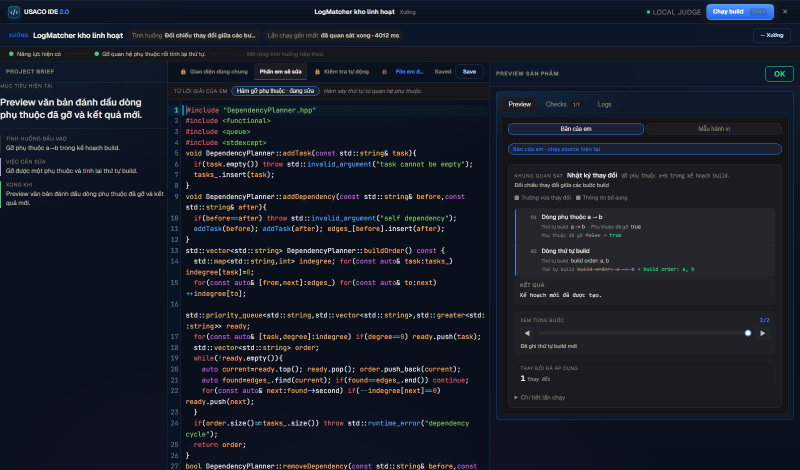
#> input picture frontend/test/e2e/shots/f5-logmatcher-1600.png, 1600 x 940 px (shown at 1/2 size)
$ python ocr_image.py ../../frontend/test/e2e/shots/f5-logmatcher-1600.png
#> lines starting #> are read from the running program, lines starting #| are printed output that depends on the picture
#!/usr/bin/env python
"""Local OCR for an image using Tesseract (pytesseract + Pillow).

Usage:  python ocr_image.py <image_path>
Prints recognized UTF-8 text to stdout. Exits non-zero with a reason on stderr:
  3 = Pillow missing, 4 = pytesseract missing, 5 = Tesseract engine missing,
  1 = other failure.
No AI / network is used — this runs entirely on the local machine.
"""
import sys

if hasattr(sys.stdout, "reconfigure"):
    sys.stdout.reconfigure(encoding="utf-8")
if hasattr(sys.stderr, "reconfigure"):
    sys.stderr.reconfigure(encoding="utf-8")


def _tesseract_in_path(pytesseract_mod):
    import shutil
    return shutil.which(pytesseract_mod.pytesseract.tesseract_cmd) is not None


def main():
    if len(sys.argv) < 2:
        sys.stderr.write("usage: ocr_image.py <image_path>\n")
        sys.exit(2)
    path = sys.argv[1]

    try:
        from PIL import Image, ImageOps, ImageFilter
    except Exception as exc:  # noqa: BLE001
        sys.stderr.write("pillow_not_installed: %s\n" % exc)
        sys.exit(3)
    try:
        import pytesseract
    except Exception as exc:  # noqa: BLE001
        sys.stderr.write("pytesseract_not_installed: %s\n" % exc)
        sys.exit(4)

    # On Windows, pytesseract may not find tesseract even when installed because
    # the PATH change hasn't propagated to this process. Try known install locations.
    if sys.platform == "win32" and not _tesseract_in_path(pytesseract):
        for candidate in [
            r"C:\Program Files\Tesseract-OCR\tesseract.exe",
            r"C:\Program Files (x86)\Tesseract-OCR\tesseract.exe",
        ]:
            import os
            if os.path.isfile(candidate):
                pytesseract.pytesseract.tesseract_cmd = candidate
                break

    try:
        img = Image.open(path)
#> img is the input picture: PIL image 1600x940 RGB; mean R, G, B 23.7, 28.1, 39.6
        # Light preprocessing helps on screenshots: grayscale + autocontrast + upscale small images.
        img = ImageOps.exif_transpose(img).convert("L")
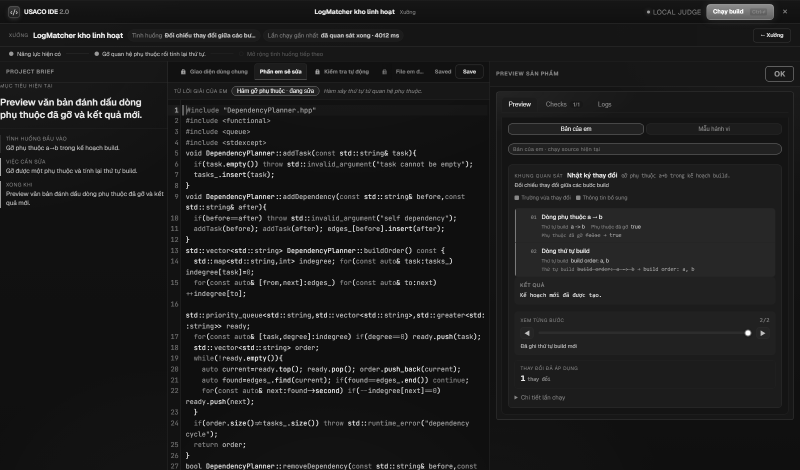
#> img: PIL image 1600x940 L (shown at 1/2 size); min 14, max 255, mean 28.2
        img = ImageOps.autocontrast(img)
        if min(img.size) < 1000:
            scale = max(1, int(1600 / max(1, min(img.size))))
#> scale = 1
            if scale > 1:
                img = img.resize((img.width * scale, img.height * scale), Image.LANCZOS)
        img = img.filter(ImageFilter.SHARPEN)
        # Choose the language from what's actually installed: prefer eng+vie, but
        # only request 'vie' when its traineddata exists (otherwise Tesseract errors).
        # If Vietnamese is missing, warn on stderr (non-fatal) so the backend knows
        # accented text may come out wrong.
        lang = "eng"
        try:
            installed = set(pytesseract.get_languages(config=""))
            langs = [l for l in ("eng", "vie") if l in installed]
            if langs:
                lang = "+".join(langs)
            if "vie" not in installed:
                sys.stderr.write("warn_no_vie: Vietnamese traineddata not installed; accented text may be inaccurate.\n")
        except Exception:  # noqa: BLE001
            lang = "eng+vie"  # best effort; image_to_string falls back below
        try:
            text = pytesseract.image_to_string(img, lang=lang)
        except pytesseract.TesseractError:
            text = pytesseract.image_to_string(img)
        sys.stdout.write(text or "")
    except pytesseract.TesseractNotFoundError as exc:
        sys.stderr.write("tesseract_engine_not_found: %s\n" % exc)
        sys.exit(5)
    except Exception as exc:  # noqa: BLE001
        sys.stderr.write("ocr_failed: %s\n" % exc)
#> (the run stopped early here; a loop or call above may not have finished)

$ run again, on frontend/test/e2e/shots/f5-narrow-1180.png
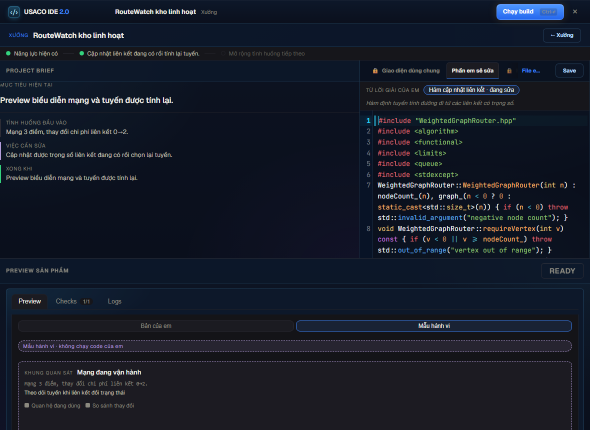
#> input picture frontend/test/e2e/shots/f5-narrow-1180.png, 1180 x 860 px (shown at 1/2 size)
#> in main, img is the input picture: PIL image 1180x860 RGB; mean R, G, B 22.2, 27.5, 40.1
#> in main, `img = ImageOps.exif_transpose(img).convert("L")`:
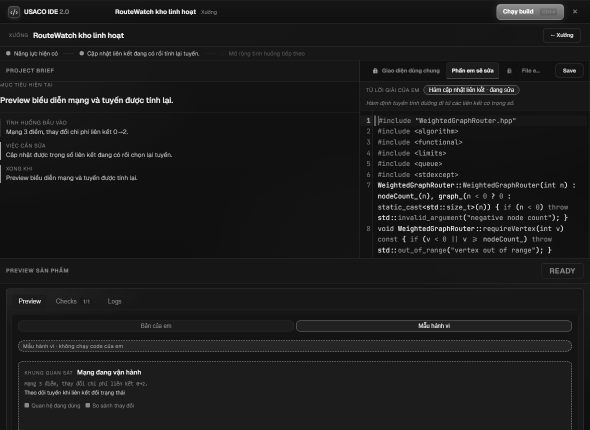
#> img: PIL image 1180x860 L (shown at 1/2 size); min 14, max 255, mean 27.4
